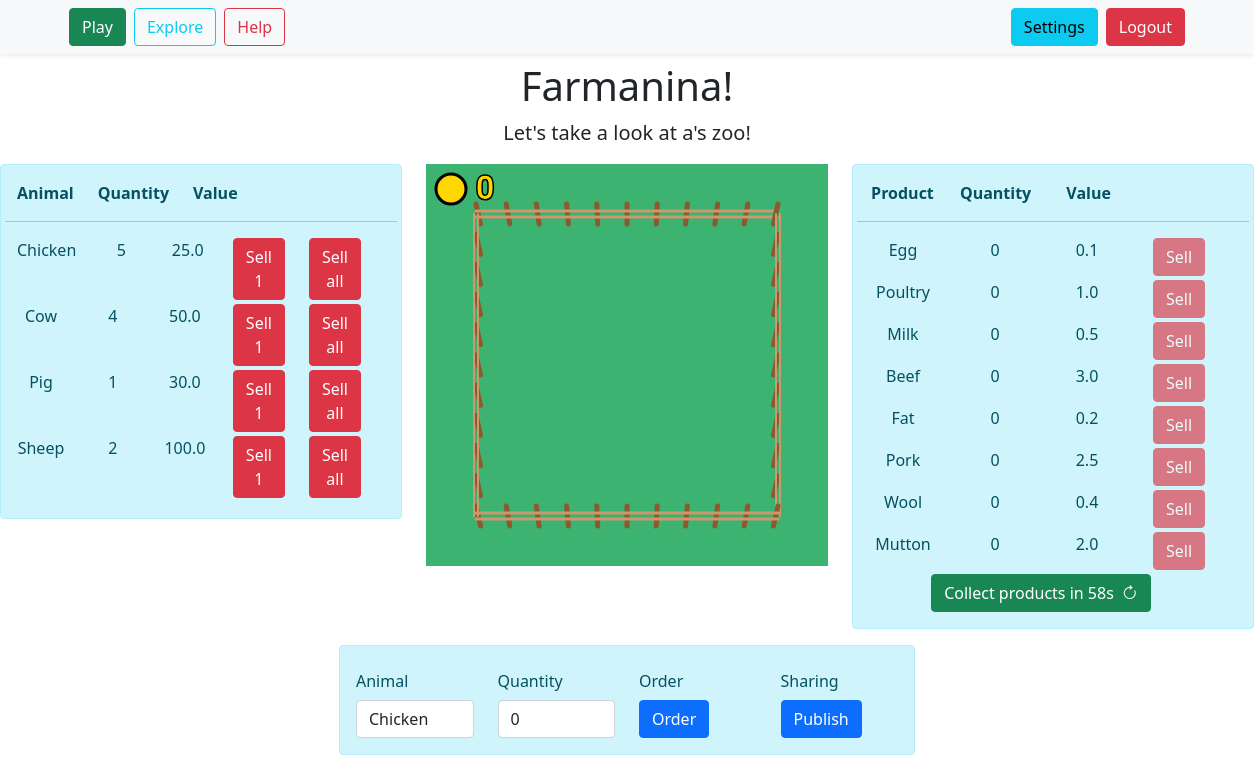
Screenshot of /play (signed in) with the database file from the repository.
### app/models.py (models this page shows)
class UserSettings(db.Model):
    id = db.Column(db.Integer, primary_key=True)
    name = db.Column(db.String(1000))
    theme = db.Column(db.String(20))
    user_id = db.Column(db.Integer, db.ForeignKey('user.id'), nullable=False)

class UserProducts(db.Model):
    id = db.Column(db.Integer, primary_key=True)
    user_id = db.Column(db.Integer, db.ForeignKey("user.id"))
    animal_product_id = db.Column(db.Integer, db.ForeignKey("animal_product.id"))
    quantity = db.Column(db.Integer, nullable=False)

class AnimalProduct(db.Model):
    id = db.Column(db.Integer, primary_key=True)
    name = db.Column(db.String(100))
    value = db.Column(db.Integer)

class UserAnimals(db.Model):
    id = db.Column(db.Integer, primary_key=True)
    user_id = db.Column(db.Integer, db.ForeignKey("user.id"))
    animal_id = db.Column(db.Integer, db.ForeignKey("animal.id"))
    quantity = db.Column(db.Integer, nullable=False)

class Animal(db.Model):
    id = db.Column(db.Integer, primary_key=True)
    name = db.Column(db.String(100))
    value = db.Column(db.Integer)

### app/views.py (the view)
@app.route("/play", methods=["GET"])
@login_required
def play():
    c_css = "play/play"
    form = GameAnimalCommandForm()
    user_data = models.UserData.query.get(int(current_user.id))
    if user_data.game_setup != 1:
        logging.warning(f"USER ID {current_user.id} has never played before! Setting up relevant tables")
        setupGame()
    animals = [(a.id, f"{a.name}") for a in models.Animal.query.all()]
    form.animal.choices = animals
    products = db.session.execute("SELECT name, quantity, value "
                                  "FROM user_products, animal_product "
                                  "WHERE user_products.animal_product_id = animal_product.id "
                                  "AND user_products.user_id = :uid", {"uid": current_user.id})
    animals = db.session.execute("SELECT name, quantity, value "
                                 "FROM user_animals, animal "
                                 "WHERE user_animals.animal_id = animal.id "
                                 "AND user_animals.user_id = :uid", {"uid": current_user.id})
    db.session.flush()
    return render_template("game/play.html",
                           title="Zoomania",
                           current_path="/play",
                           dev=False,
                           user=current_user,
                           user_settings=get_user_settings(),
                           custom_css=c_css,
                           form=form,
                           products=products,
                           animals=animals
                           ), 200

### app/forms.py
class GameAnimalCommandForm(Form):
    animal = SelectField("Animal", validators=[InputRequired()])
    quantity = IntegerField("Quantity", validators=[InputRequired(), NumberRange(min=1)])
    command = SelectField("Order", choices=[("buy", "Buy"), ("sell", "Sell")], validators=[InputRequired()])

### app/__init__.py (called while the page is built)
@login_manager.user_loader
def load_user(user_id):
    return models.User.query.get(int(user_id))

### app/utils.py (called while the page is built)
def get_user_settings():
    if current_user.is_authenticated:
        current_user_db = models.User.query.filter_by(username=current_user.username).first()
        current_user_settings = models.UserSettings.query.filter_by(user_id=current_user_db.id).first()
        return current_user_settings
    return None

### app/views.py (called while the page is built)
@app.before_request
def make_session_permanent():
    session.permanent = False

### app/templates/game/play.html (shortened to what this page needs)
{% extends "basic_center.html" %}
{% block centered_content %}
    <div class="text-center" id="top-div">
        <h1>Farmanina!</h1>
        <p class="lead">Let's take a look at <b>{{ user_settings.name }}'s</b> zoo!</p>
    </div>
{% endblock %}
{% block noncentered_content %}
    <div class="row justify-content-center row-cols-sm-1 row-cols-xl-3">
        <div class="col-sm-4 order-sm-1">
            <div class="justify-content-center d-flex mb-3">
                <div class="canvas-container justify-content-center d-flex">
                </div>
            </div>
        </div>
        <div class="col order-sm-2">
            <div class="justify-content-center d-flex">
                <div class="canvas-container justify-content-center d-flex">
                    <div class="alert alert-info canvas">
                        <div id="product-list" class="row">
                            <div class="row mb-3 text-center">
                                <div class="col"><b>Product</b></div>
                                <div class="col"><b>Quantity</b></div>
                                <div class="col"><b>Value</b></div>
                                <div class="col"><b></b></div>
                            </div>
                            <hr>
                            {% for prod in products %}
                                <div class="row mb-1 text-center">
                                    <div class="col">{{ prod[0] }}</div>
                                    <div class="col" id="{{ prod[0]}}-quantity">{{ prod[1] }}</div>
                                    <div class="col">{{ prod[2] * 0.01 }}</div>
                                    {% set sell_price = prod[1] * prod[2] * 0.01 %}
                                    {% if sell_price %}
                                        <div class="col"><button id="{{ prod[0]}}-btn1" class="btn btn-danger sell-btn" onclick="sell('{{ prod[0] }}', -1)">Sell for {{ sell_price }}</button></div>
                                    {% else %}
                                        <div class="col sell-btn"><button id="{{ prod[0]}}-btn1" class="btn btn-danger sell-btn" disabled>
                                            Sell
                                        </button></div>
                                    {% endif %}
                                </div>
                            {% endfor %}
                            <div class="row justify-content-center">
                                <div class="col mx-5 d-flex justify-content-center">
                                    <button class="btn btn-success d-flex" onclick="refreshProducts()">Collect products&nbsp;<span id="refresh-ctr">in 60s</span><i class="ms-2 bi bi-arrow-clockwise"></i></button>
                                </div>
                            </div>
                        </div>
                    </div>
                </div>
            </div>
        </div>
        <div class="col order-sm-0">
            <div class="justify-content-center d-flex">
                <div class="canvas-container justify-content-center d-flex">
                    <div class="alert alert-info canvas">
                        <div id="product-list" class="row">
                        <div class="row mb-3 text-center">
                            <div class="col"><b>Animal</b></div>
                            <div class="col"><b>Quantity</b></div>
                            <div class="col"><b>Value</b></div>
                            <div class="col"><b></b></div>
                            <div class="col"><b></b></div>
                        </div>
                        <hr>
                        {% for prod in animals %}
                            <div class="row mb-1 text-center">
                                <div class="col">{{ prod[0] }}</div>
                                <div class="col" id="{{ prod[0]}}-quantity">{{ prod[1] }}</div>
                                <div class="col">{{ prod[2] * 0.5 }}</div>
                                {% set sell_price = prod[1] * prod[2] %}
                                {% if sell_price %}
                                    <div class="col"><button id="{{ prod[0]}}-btn1" class="btn btn-danger sell-btn" onclick="sell('{{ prod[0] }}', 1)">Sell 1</button></div>
                                    <div class="col"><button id="{{ prod[0]}}-btn2" class="btn btn-danger sell-btn" onclick="sell('{{ prod[0] }}', -1)">Sell all </button></div>
                                {% endif %}
                            </div>
                        {% endfor %}
                        </div>
                    </div>
                </div>
            </div>
        </div>
    </div>
    <div class="container justify-content-center d-flex">
        <div class="canvas-container justify-content-center d-flex">
            <div class="alert alert-info canvas">
                    <div class="row row-cols-4 ">
                        <div class="col">
                            {{ form.animal.label(class_="col-form-label") }}
                        </div>
                        <div class="col">
                            {{ form.quantity.label(class_="col-form-label") }}
                        </div>
                        <div class="col">
                            {{ form.command.label(class_="col-form-label") }}
                        </div>
                        <div class="col">
                            <label class="col-form-label">Sharing</label>
                        </div>
                        <div class="col">
                            {{ form.animal(class_="form-control") }}
                        </div>
                        <div class="col">
                            {{ form.quantity(class_="form-control",pattern="[0-9]*",inputmode="numeric",value=0) }}
                        </div>
                        <div class="col">
                            <button onclick="buyPressed()" class="btn btn-primary">Order</button>
                        </div>
                        <div class="col">
                            <button onclick="screenshotCanvas()" class="btn btn-primary">Publish</button>
                        </div>
                    </div>
            </div>
        </div>
    </div>
{% endblock %}

### app/static/css/base.css (style rules this page uses)
:root { --break-sm: 576px; --break-md: 768px; --break-lg: 992px; --break-xl: 1200px; }

### app/static/css/play/play.css (style rules this page uses)
.canvas-container { width: var(--break-sm); }
.canvas { width: 100%; }

### rows the page displays
UserSettings: name "a"
UserProducts: name "Egg", quantity "0", prod[2]*0.01 "0.1"
UserProducts: name "Poultry", quantity "0", prod[2]*0.01 "1.0"
UserProducts: name "Milk", quantity "0", prod[2]*0.01 "0.5"
UserProducts: name "Beef", quantity "0", prod[2]*0.01 "3.0"
UserProducts: name "Fat", quantity "0", prod[2]*0.01 "0.2"
UserProducts: name "Pork", quantity "0", prod[2]*0.01 "2.5"
UserProducts: name "Wool", quantity "0", prod[2]*0.01 "0.4"
UserProducts: name "Mutton", quantity "0", prod[2]*0.01 "2.0"
UserAnimals: name "Chicken", quantity "5", prod[2]*0.5 "25.0"
UserAnimals: name "Cow", quantity "4", prod[2]*0.5 "50.0"
UserAnimals: name "Pig", quantity "1", prod[2]*0.5 "30.0"
UserAnimals: name "Sheep", quantity "2", prod[2]*0.5 "100.0"
